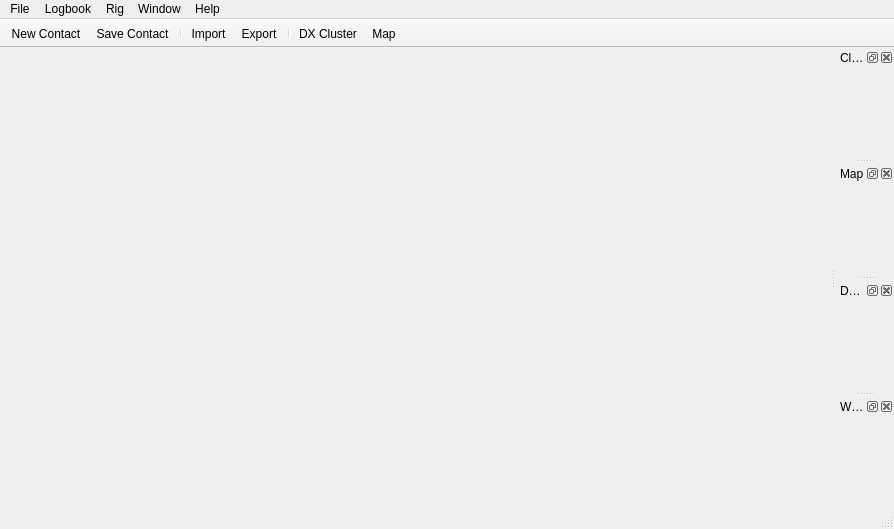
<?xml version="1.0" encoding="UTF-8"?>
<ui version="4.0">
 <class>MainWindow</class>
 <widget class="QMainWindow" name="MainWindow">
  <property name="geometry">
   <rect>
    <x>0</x>
    <y>0</y>
    <width>894</width>
    <height>529</height>
   </rect>
  </property>
  <property name="windowTitle">
   <string>QLog</string>
  </property>
  <property name="dockOptions">
   <set>QMainWindow::AllowNestedDocks|QMainWindow::AllowTabbedDocks|QMainWindow::AnimatedDocks|QMainWindow::GroupedDragging</set>
  </property>
  <widget class="QWidget" name="centralWidget">
   <layout class="QVBoxLayout" name="verticalLayout">
    <item>
     <widget class="NewContactWidget" name="newContactWidget" native="true">
      <property name="sizePolicy">
       <sizepolicy hsizetype="Preferred" vsizetype="Minimum">
        <horstretch>0</horstretch>
        <verstretch>0</verstretch>
       </sizepolicy>
      </property>
      <property name="minimumSize">
       <size>
        <width>0</width>
        <height>0</height>
       </size>
      </property>
     </widget>
    </item>
    <item>
     <widget class="LogbookWidget" name="logbookWidget" native="true"/>
    </item>
   </layout>
  </widget>
  <widget class="QMenuBar" name="menuBar">
   <property name="geometry">
    <rect>
     <x>0</x>
     <y>0</y>
     <width>894</width>
     <height>28</height>
    </rect>
   </property>
   <widget class="QMenu" name="menuFile">
    <property name="title">
     <string>File</string>
    </property>
    <addaction name="actionSettings"/>
    <addaction name="separator"/>
    <addaction name="actionQuit"/>
   </widget>
   <widget class="QMenu" name="menuLogbook">
    <property name="title">
     <string>Logbook</string>
    </property>
    <addaction name="actionNewContact"/>
    <addaction name="actionSaveContact"/>
    <addaction name="separator"/>
    <addaction name="actionImport"/>
    <addaction name="actionExport"/>
    <addaction name="separator"/>
    <addaction name="actionStatistics"/>
    <addaction name="actionUpdateLotw"/>
   </widget>
   <widget class="QMenu" name="menuRig">
    <property name="title">
     <string>Rig</string>
    </property>
    <addaction name="actionConnect"/>
   </widget>
   <widget class="QMenu" name="menuHelp">
    <property name="title">
     <string>Help</string>
    </property>
    <addaction name="actionAbout"/>
   </widget>
   <widget class="QMenu" name="menuWindow">
    <property name="title">
     <string>Window</string>
    </property>
    <addaction name="actionDXClusterWindow"/>
    <addaction name="actionMapWindow"/>
    <addaction name="actionWsjtx"/>
   </widget>
   <addaction name="menuFile"/>
   <addaction name="menuLogbook"/>
   <addaction name="menuRig"/>
   <addaction name="menuWindow"/>
   <addaction name="menuHelp"/>
  </widget>
  <widget class="QStatusBar" name="statusBar"/>
  <widget class="QToolBar" name="toolBar">
   <property name="windowTitle">
    <string>Toolbar</string>
   </property>
   <property name="movable">
    <bool>false</bool>
   </property>
   <property name="toolButtonStyle">
    <enum>Qt::ToolButtonIconOnly</enum>
   </property>
   <property name="floatable">
    <bool>false</bool>
   </property>
   <attribute name="toolBarArea">
    <enum>TopToolBarArea</enum>
   </attribute>
   <attribute name="toolBarBreak">
    <bool>false</bool>
   </attribute>
   <addaction name="actionNewContact"/>
   <addaction name="actionSaveContact"/>
   <addaction name="separator"/>
   <addaction name="actionImport"/>
   <addaction name="actionExport"/>
   <addaction name="separator"/>
   <addaction name="actionDXClusterWindow"/>
   <addaction name="actionMapWindow"/>
  </widget>
  <widget class="QDockWidget" name="clockDockWidget">
   <property name="windowTitle">
    <string>Clock</string>
   </property>
   <attribute name="dockWidgetArea">
    <number>2</number>
   </attribute>
   <widget class="ClockWidget" name="clockWidget"/>
  </widget>
  <widget class="QDockWidget" name="mapDockWidget">
   <property name="windowTitle">
    <string>Map</string>
   </property>
   <attribute name="dockWidgetArea">
    <number>2</number>
   </attribute>
   <widget class="MapWidget" name="mapWidget"/>
  </widget>
  <widget class="QDockWidget" name="dxDockWidget">
   <property name="windowTitle">
    <string>DX Cluster</string>
   </property>
   <attribute name="dockWidgetArea">
    <number>2</number>
   </attribute>
   <widget class="DxWidget" name="dxWidget"/>
  </widget>
  <widget class="QDockWidget" name="wsjtxDockWidget">
   <property name="windowTitle">
    <string>WSJTX</string>
   </property>
   <attribute name="dockWidgetArea">
    <number>2</number>
   </attribute>
   <widget class="WsjtxWidget" name="wsjtxWidget"/>
  </widget>
  <action name="actionQuit">
   <property name="icon">
    <iconset theme="document-close">
     <normaloff>.</normaloff>.</iconset>
   </property>
   <property name="text">
    <string>&amp;Quit</string>
   </property>
   <property name="shortcut">
    <string>Ctrl+Q</string>
   </property>
  </action>
  <action name="actionSettings">
   <property name="icon">
    <iconset theme="settings">
     <normaloff>.</normaloff>.</iconset>
   </property>
   <property name="text">
    <string>Settings</string>
   </property>
   <property name="menuRole">
    <enum>QAction::QuitRole</enum>
   </property>
  </action>
  <action name="actionNewContact">
   <property name="icon">
    <iconset theme="document-new">
     <normaloff>.</normaloff>.</iconset>
   </property>
   <property name="text">
    <string>New Contact</string>
   </property>
   <property name="shortcut">
    <string>Ctrl+N</string>
   </property>
  </action>
  <action name="actionImport">
   <property name="icon">
    <iconset theme="document-import">
     <normaloff>.</normaloff>.</iconset>
   </property>
   <property name="text">
    <string>Import</string>
   </property>
  </action>
  <action name="actionExport">
   <property name="icon">
    <iconset theme="document-export">
     <normaloff>.</normaloff>.</iconset>
   </property>
   <property name="text">
    <string>Export</string>
   </property>
  </action>
  <action name="actionConnect">
   <property name="icon">
    <iconset theme="standard-connector">
     <normaloff>.</normaloff>.</iconset>
   </property>
   <property name="text">
    <string>Connect</string>
   </property>
  </action>
  <action name="actionAbout">
   <property name="icon">
    <iconset theme="help-about">
     <normaloff>.</normaloff>.</iconset>
   </property>
   <property name="text">
    <string>About</string>
   </property>
  </action>
  <action name="actionSaveContact">
   <property name="icon">
    <iconset theme="document-save">
     <normaloff>.</normaloff>.</iconset>
   </property>
   <property name="text">
    <string>Save Contact</string>
   </property>
   <property name="shortcut">
    <string>Ctrl+S</string>
   </property>
  </action>
  <action name="actionDXClusterWindow">
   <property name="icon">
    <iconset theme="object-rows">
     <normaloff>:/res/icons/network-wireless.png</normaloff>:/res/icons/network-wireless.png</iconset>
   </property>
   <property name="text">
    <string>DX Cluster</string>
   </property>
  </action>
  <action name="actionMapWindow">
   <property name="icon">
    <iconset theme="globe">
     <normaloff>:/res/icons/emblem-web.png</normaloff>:/res/icons/emblem-web.png</iconset>
   </property>
   <property name="text">
    <string>Map</string>
   </property>
  </action>
  <action name="actionStatistics">
   <property name="icon">
    <iconset theme="x-office-spreadsheet">
     <normaloff>.</normaloff>.</iconset>
   </property>
   <property name="text">
    <string>Statistics</string>
   </property>
  </action>
  <action name="actionWsjtx">
   <property name="text">
    <string>Wsjtx</string>
   </property>
  </action>
  <action name="actionUpdateLotw">
   <property name="text">
    <string>Update LotW</string>
   </property>
  </action>
 </widget>
 <layoutdefault spacing="6" margin="11"/>
 <customwidgets>
  <customwidget>
   <class>NewContactWidget</class>
   <extends>QWidget</extends>
   <header>ui/NewContactWidget.h</header>
   <container>1</container>
   <slots>
    <signal>contactAdded()</signal>
    <signal>newTarget(double,double)</signal>
    <slot>resetContact()</slot>
    <slot>saveContact()</slot>
    <slot>tuneDx(QString,double)</slot>
    <slot>reloadSettings()</slot>
   </slots>
  </customwidget>
  <customwidget>
   <class>LogbookWidget</class>
   <extends>QWidget</extends>
   <header>ui/LogbookWidget.h</header>
   <container>1</container>
   <slots>
    <slot>updateTable()</slot>
   </slots>
  </customwidget>
  <customwidget>
   <class>DxWidget</class>
   <extends>QWidget</extends>
   <header>ui/DxWidget.h</header>
   <container>1</container>
   <slots>
    <signal>tuneDx(QString,double)</signal>
   </slots>
  </customwidget>
  <customwidget>
   <class>MapWidget</class>
   <extends>QWidget</extends>
   <header>ui/MapWidget.h</header>
   <container>1</container>
   <slots>
    <slot>setTarget(double,double)</slot>
   </slots>
  </customwidget>
  <customwidget>
   <class>WsjtxWidget</class>
   <extends>QWidget</extends>
   <header>ui/WsjtxWidget.h</header>
   <container>1</container>
  </customwidget>
  <customwidget>
   <class>ClockWidget</class>
   <extends>QWidget</extends>
   <header>ui/ClockWidget.h</header>
   <container>1</container>
  </customwidget>
 </customwidgets>
 <resources/>
 <connections>
  <connection>
   <sender>actionQuit</sender>
   <signal>triggered()</signal>
   <receiver>MainWindow</receiver>
   <slot>close()</slot>
   <hints>
    <hint type="sourcelabel">
     <x>-1</x>
     <y>-1</y>
    </hint>
    <hint type="destinationlabel">
     <x>284</x>
     <y>195</y>
    </hint>
   </hints>
  </connection>
  <connection>
   <sender>actionSettings</sender>
   <signal>triggered()</signal>
   <receiver>MainWindow</receiver>
   <slot>showSettings()</slot>
   <hints>
    <hint type="sourcelabel">
     <x>-1</x>
     <y>-1</y>
    </hint>
    <hint type="destinationlabel">
     <x>317</x>
     <y>231</y>
    </hint>
   </hints>
  </connection>
  <connection>
   <sender>actionExport</sender>
   <signal>triggered()</signal>
   <receiver>MainWindow</receiver>
   <slot>exportLog()</slot>
   <hints>
    <hint type="sourcelabel">
     <x>-1</x>
     <y>-1</y>
    </hint>
    <hint type="destinationlabel">
     <x>399</x>
     <y>325</y>
    </hint>
   </hints>
  </connection>
  <connection>
   <sender>actionImport</sender>
   <signal>triggered()</signal>
   <receiver>MainWindow</receiver>
   <slot>importLog()</slot>
   <hints>
    <hint type="sourcelabel">
     <x>-1</x>
     <y>-1</y>
    </hint>
    <hint type="destinationlabel">
     <x>399</x>
     <y>325</y>
    </hint>
   </hints>
  </connection>
  <connection>
   <sender>newContactWidget</sender>
   <signal>contactAdded()</signal>
   <receiver>logbookWidget</receiver>
   <slot>updateTable()</slot>
   <hints>
    <hint type="sourcelabel">
     <x>408</x>
     <y>622</y>
    </hint>
    <hint type="destinationlabel">
     <x>399</x>
     <y>195</y>
    </hint>
   </hints>
  </connection>
  <connection>
   <sender>actionNewContact</sender>
   <signal>triggered()</signal>
   <receiver>newContactWidget</receiver>
   <slot>resetContact()</slot>
   <hints>
    <hint type="sourcelabel">
     <x>-1</x>
     <y>-1</y>
    </hint>
    <hint type="destinationlabel">
     <x>408</x>
     <y>622</y>
    </hint>
   </hints>
  </connection>
  <connection>
   <sender>actionSaveContact</sender>
   <signal>triggered()</signal>
   <receiver>newContactWidget</receiver>
   <slot>saveContact()</slot>
   <hints>
    <hint type="sourcelabel">
     <x>-1</x>
     <y>-1</y>
    </hint>
    <hint type="destinationlabel">
     <x>408</x>
     <y>622</y>
    </hint>
   </hints>
  </connection>
  <connection>
   <sender>actionAbout</sender>
   <signal>triggered()</signal>
   <receiver>MainWindow</receiver>
   <slot>showAbout()</slot>
   <hints>
    <hint type="sourcelabel">
     <x>-1</x>
     <y>-1</y>
    </hint>
    <hint type="destinationlabel">
     <x>404</x>
     <y>264</y>
    </hint>
   </hints>
  </connection>
  <connection>
   <sender>MainWindow</sender>
   <signal>settingsChanged()</signal>
   <receiver>newContactWidget</receiver>
   <slot>reloadSettings()</slot>
   <hints>
    <hint type="sourcelabel">
     <x>404</x>
     <y>264</y>
    </hint>
    <hint type="destinationlabel">
     <x>607</x>
     <y>500</y>
    </hint>
   </hints>
  </connection>
  <connection>
   <sender>actionConnect</sender>
   <signal>triggered()</signal>
   <receiver>MainWindow</receiver>
   <slot>rigConnect()</slot>
   <hints>
    <hint type="sourcelabel">
     <x>-1</x>
     <y>-1</y>
    </hint>
    <hint type="destinationlabel">
     <x>446</x>
     <y>264</y>
    </hint>
   </hints>
  </connection>
  <connection>
   <sender>actionStatistics</sender>
   <signal>triggered()</signal>
   <receiver>MainWindow</receiver>
   <slot>showStatistics()</slot>
   <hints>
    <hint type="sourcelabel">
     <x>-1</x>
     <y>-1</y>
    </hint>
    <hint type="destinationlabel">
     <x>446</x>
     <y>264</y>
    </hint>
   </hints>
  </connection>
  <connection>
   <sender>actionUpdateLotw</sender>
   <signal>triggered()</signal>
   <receiver>MainWindow</receiver>
   <slot>updateLotw()</slot>
   <hints>
    <hint type="sourcelabel">
     <x>-1</x>
     <y>-1</y>
    </hint>
    <hint type="destinationlabel">
     <x>446</x>
     <y>264</y>
    </hint>
   </hints>
  </connection>
 </connections>
 <slots>
  <signal>settingsChanged()</signal>
  <slot>saveContact()</slot>
  <slot>resetContact()</slot>
  <slot>showSettings()</slot>
  <slot>importLog()</slot>
  <slot>exportLog()</slot>
  <slot>showAbout()</slot>
  <slot>rigConnect()</slot>
  <slot>showStatistics()</slot>
  <slot>updateLotw()</slot>
 </slots>
</ui>
